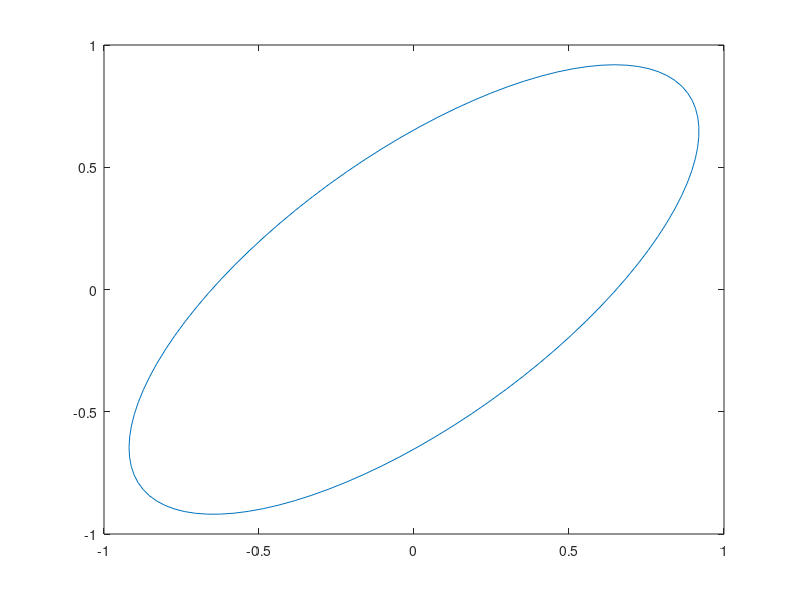

Write the MATLAB code that produced this figure.
% Isaac Pfleegor
% CSCD 409, Homework 4
% <04/23/2016>
%
clc, clear, close all ;

% the following is to help the grader (substitute your name)
diary ipfleegorHw4.txt

% Always display your name at runtime
disp('Isaac Pfleegor- CSCD 409 Homework 4') ;

% change to Octave to Matlab if that's what you use
disp('This assignment was tested in Matlab') ;   



%problem 1
disp('');
disp('================Problem 1 ==============');
% create unit circle data

	t = linspace(0,2*pi,100);
	x = sin(t);
	y = cos(t);
	
	M = [x;y];
	
    stretcher_M = [ [1.2, 0]', [0,0.5]'];
	
	M_1 = M'*stretcher_M;
	
	plot(M_1(:,1),M_1(:,2))
	
hanger_M = [[1/sqrt(2);1/sqrt(2)], [1/sqrt(2);-1/sqrt(2)]];
M_2 = M_1*(hanger_M);

plot(M_2(:,1),M_2(:,2))




%problem 2
disp('');
disp('================Problem 2 ==============');


% turn off diary logging
diary off